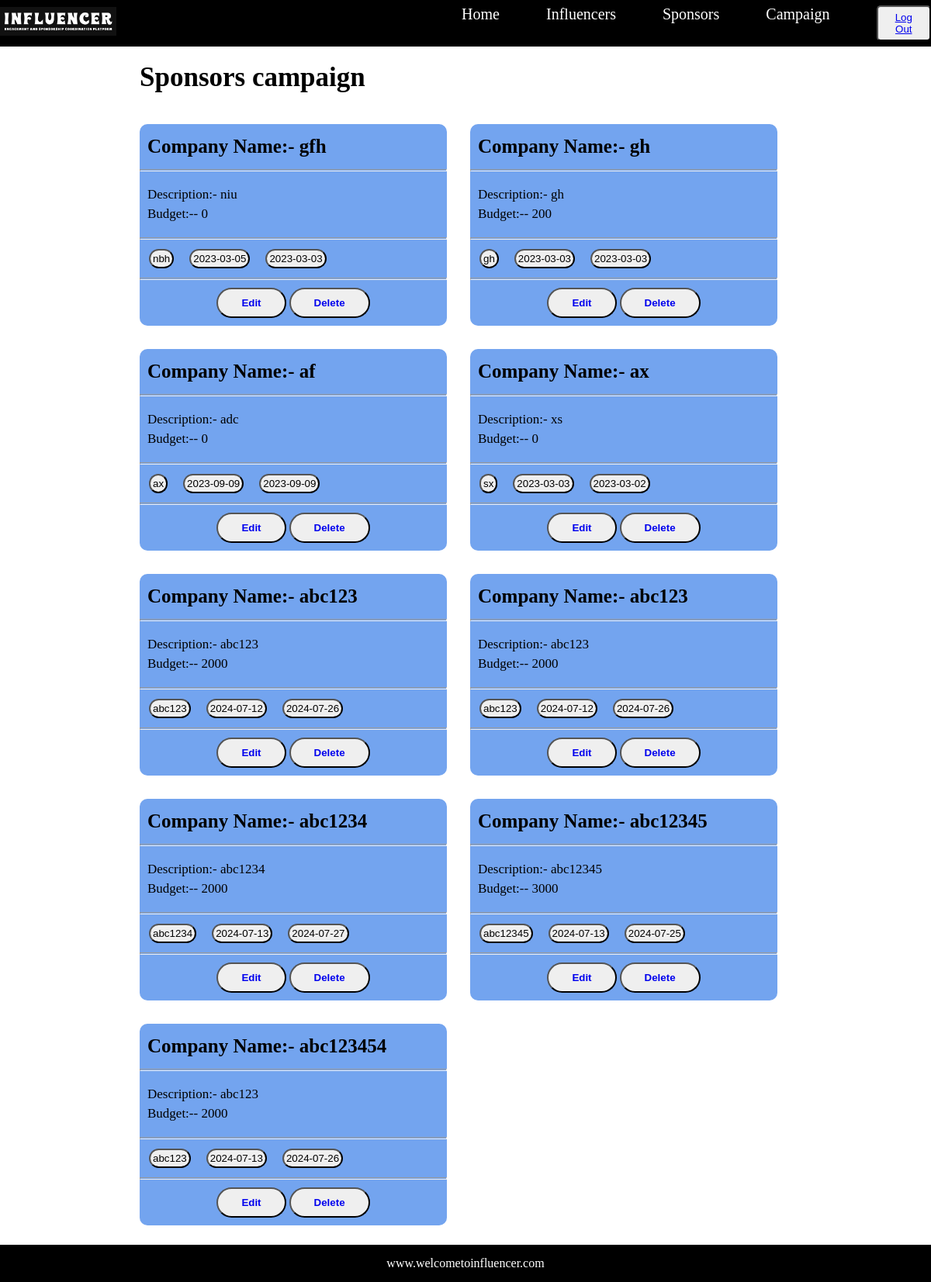
Before: /campaign (signed in) with the older database file.
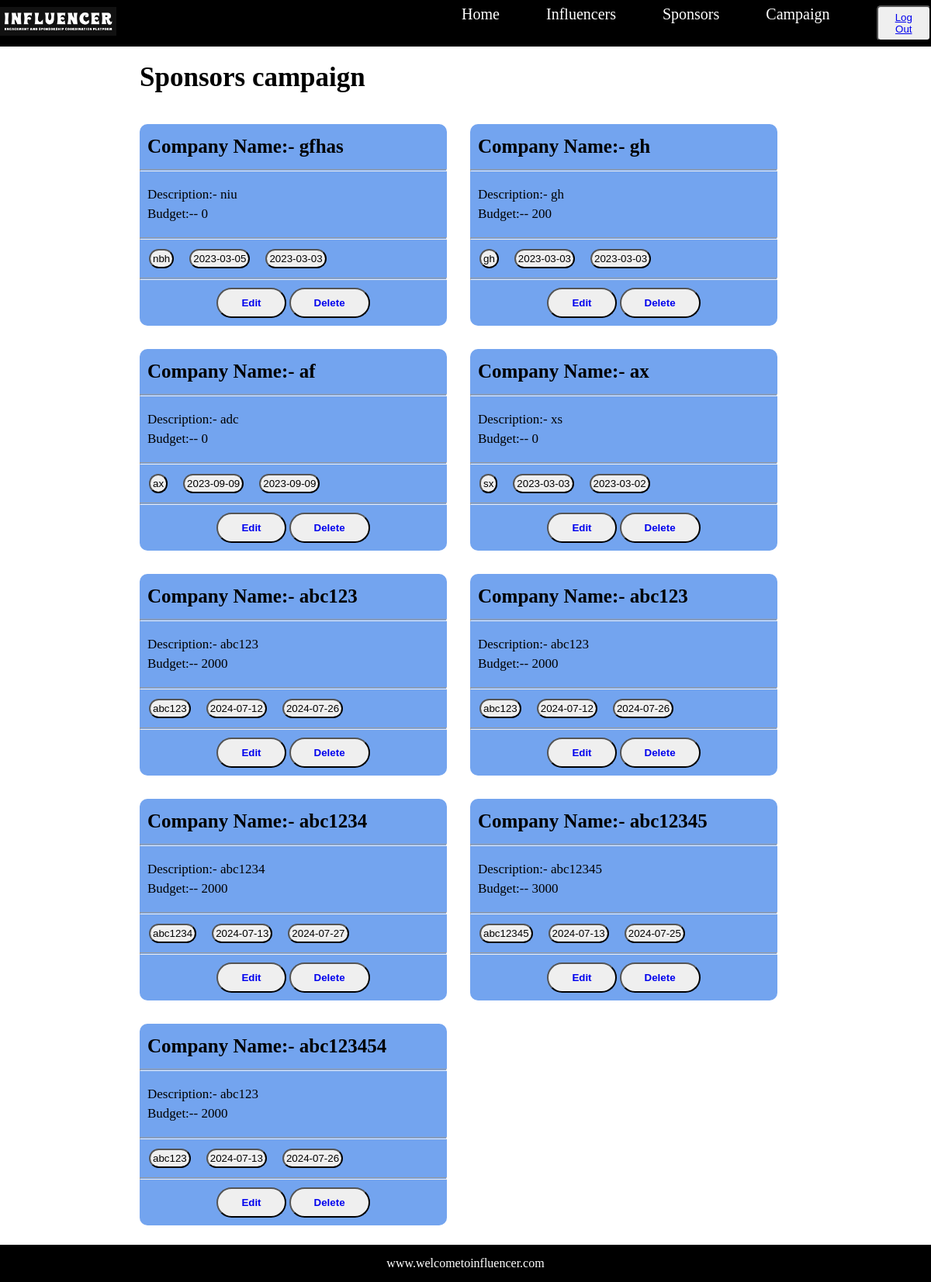
After: the same page with the newer database file.
### model.py (models this page shows)
class Sponsors(db.Model):
    sponsor_id = db.Column(db.Integer(),primary_key=True)
    company_name = db.Column(db.String(),nullable=False)
    desc = db.Column(db.String(),nullable=False)
    industry = db.Column(db.String(),nullable=False)
    start_date = db.Column(db.Date())
    end_date = db.Column(db.Date())
    budget = db.Column(db.Integer(),nullable=False)

### controller.py (the view)
@app.route("/campaign", methods=["GET", "POST"])
def campaign():
    if "username" in session:
        sponsor=Sponsors.query.all()
        user=Register.query.filter_by(username=session['username']).first()
        return render_template('campaign.html',sponsors=sponsor,role=user.role)
    else:
        return redirect('/login')

### templates/campaign.html (shortened to what this page needs)
{% extends 'layout.html' %}
{% block body %}
<div class="sponsors">
    <div class="spon-head">
        <h2>Sponsors campaign</h2>
    </div>
    <div class="sponsors-cards">
        {% for sponsor in sponsors %}
        <div class="sponsors-card">
            <div class="spon-card">
                <h3>Company Name:- {{sponsor.company_name}}</h3>
                <hr class="spon-hr">
                <div class="card-mid">
                    <p>Description:- {{sponsor.desc}}</p>
                    <p>Budget:-- {{sponsor.budget}}</p>
                </div>
                <hr class="spon-hr">
                <div class="card-bot">
                    <button>{{sponsor.industry}}</button>
                    <button>{{sponsor.start_date}}</button>
                    <button>{{sponsor.end_date}}</button>
                </div>
                <hr class="spon-hr">
                <div class="spon-btn">
                    {% if role == "influencer" %}
                    <button class="spon-sub"><a href="#">Contact Us</a></button>
                    {% else %}
                    <button class="spon-sub"><a href="/edit_form/{{sponsor.sponsor_id}}">Edit</a></button>
                    <button class="spon-sub"><a href="/delete_campaign/{{sponsor.sponsor_id}}">Delete</a></button>
                    {% endif %}
                </div>
            </div>
        </div>
        {% endfor %}
    </div>
</div>
{% endblock %}

### templates/layout.html (shortened to what this page needs)
<!DOCTYPE html>
<html lang="en">
<head>
    <link rel="stylesheet" href="{{ url_for('static',filename='utilits.css')}} ">
</head>
<body>
    <div class="nav-bar">
        <div class="left-nav"><img width="150px" src="{{ url_for('static', filename='img/nav-img.png') }}" alt="img">
        </div>
        <div class="right-nav">
            <ul>
                <li><a href="/home">Home</a></li>
                <li><a href="/influencer">Influencers</a></li>
                <li><a href="/sponsor">Sponsors</a></li>
                <li><a href="/campaign">Campaign</a></li>
                <button class="nav-btn"> <a href="/logout">Log Out</a> </button>
            </ul>
        </div>
    </div>
    {% block body %}
    {% endblock %}
    <div class="footer">
        <span>www.welcometoinfluencer.com</span>
    </div>
</body>
</html>

### static/utilits.css (style rules this page uses)
* { margin: 0; padding: 0; }
.nav-bar { background-color: black; display: flex; font-size: 20px; align-items: center; justify-content: center; height: 60px; }
.left-nav { width: 50%; }
.right-nav>ul { display: flex; flex-direction: row; gap: 60px; }
.right-nav>ul>li { list-style: none; }
.right-nav>ul>li>a { text-decoration: none; color: white; }
.nav-btn { padding: 6px 12px; border-radius: 5px; }
.footer { background-color: black; color: white; text-align: center; padding: 15px 0px; margin-top: 25px; bottom: 0%; position: relative; }
.sponsors { width: 70vw; min-height: 100vh; margin: 0px auto; }
.spon-head { display: flex; justify-content: space-between; padding: 20px 0px; padding-right: 40px; }
.sponsors> .spon-head>h2 { font-size: 35px; }
.spon-card { background-color: rgb(115, 164, 239); width: 33vw; height: 260px; border-radius: 10px; }
.spon-card>h3 { font-size: 25px; padding: 15px 10px; }
.card-mid { font-size: 17px; padding: 20px 10px; display: flex; flex-direction: column; gap: 5px; }
.card-bot { padding: 12px; display: flex; flex-direction: row; gap: 20px; }
.card-bot > button { border-radius: 21px ; padding: 3px 3px; }
.spon-hr { height: 1px; }
.sponsors-card { display: flex; flex-direction: row; justify-content: space-between; }
.sponsors-cards { padding-top: 20px; display: flex; flex-direction: row; flex-wrap: wrap; gap: 30px; }
.spon-btn { text-align: center; margin: 10px 0px; }
.spon-sub { padding: 10px 30px; border-radius: 30px; cursor: pointer; }
.spon-sub > a { text-decoration: none; font-weight: bold; }

Changed rows visible on the page:
changed Sponsors "niu": company_name "gfh" → "gfhas"
